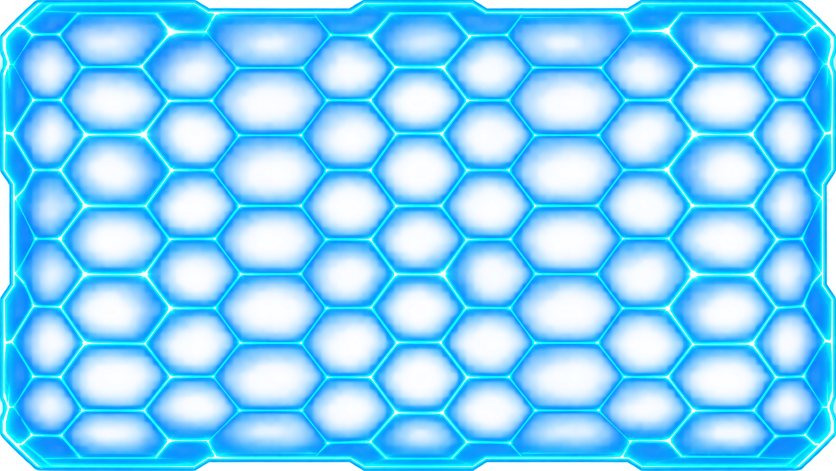
#> input picture source_models/escudo_energia_colmeia.png, 1672 x 941 px (shown at 1/2 size)
$ python tools_gen_shield_texture.py
#> lines starting #> are read from the running program, lines starting #| are printed output that depends on the picture
"""Gera textures/entity/sun_shield.png (mapa equirretangular 1024x512) a partir do painel de colmeia.

O painel é retangular, então é mapeado com a projeção SENOIDAL (sinusoidal), que não "espreme" os
hexágonos nos polos: x_img = |lon| * cos(lat), y_img = lat. A imagem é espelhada no meridiano central
(e no meridiano de trás), então não existe emenda: o espelho cai no centro de uma coluna de hexágonos.
A moldura do painel é cortada (CROP). O alpha original da imagem (centros dos hexágonos quase
transparentes, linhas opacas) é mantido.
Uso: python tools_gen_shield_texture.py
"""
import numpy as np
from PIL import Image

SRC = "source_models/escudo_energia_colmeia.png"
OUT = "src/main/resources/assets/sunmod/textures/entity/sun_shield.png"
W, H = 1024, 512   # o Minecraft não usa mipmap em texturas de entidade: não exagere no tamanho
SS = 3             # supersampling 3x3 (anti-aliasing)
CROP = 52          # px cortados de cada lado (moldura do painel)
FILL_ALPHA = 0.10  # piso de opacidade (deixa o "vidro" azul levemente visível)

im = np.asarray(Image.open(SRC).convert("RGBA")).astype(np.float32)
ih, iw = im.shape[:2]
#> ih = 941; iw = 1672
# pré-multiplicado para interpolar sem halo
pm = im.copy(); pm[..., :3] *= pm[..., 3:4] / 255.0
#> after `pm[..., :3] *= pm[..., 3:4] / 255.0`:
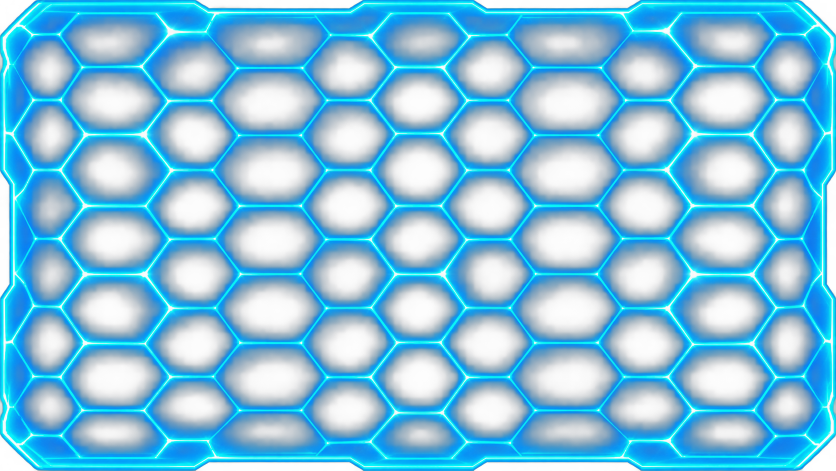
#> pm: shape (941, 1672, 4) float32 (shown at 1/2 size); mean R, G, B, A 6, 90.8, 133.8, 135.5; transparent parts drawn white

x0, x1, y0, y1 = CROP, iw - CROP, CROP, ih - CROP
#> x0 = 52; x1 = 1620; y0 = 52; y1 = 889
cx, cy = (x0 + x1) / 2, (y0 + y1) / 2
#> cx = 836; cy = 470.5
hw, hh = (x1 - x0) / 2, (y1 - y0) / 2
#> hw = 784; hh = 418.5

u = (np.arange(W * SS) + 0.5) / (W * SS)
v = (np.arange(H * SS) + 0.5) / (H * SS)
lon = -np.pi + 2 * np.pi * u[None, :]
lat = np.pi / 2 - np.pi * v[:, None]

s = np.abs(lon) / np.pi * np.cos(lat)          # 0..1 (espelhado no meridiano 0)
px = cx + s * hw
py = cy - (lat / (np.pi / 2)) * hh * np.ones_like(lon)

xi = np.clip(np.floor(px).astype(int), 0, iw - 2); yi = np.clip(np.floor(py).astype(int), 0, ih - 2)
#> after `xi = np.clip(np.floor(px).astype(int), 0, iw - 2)`:
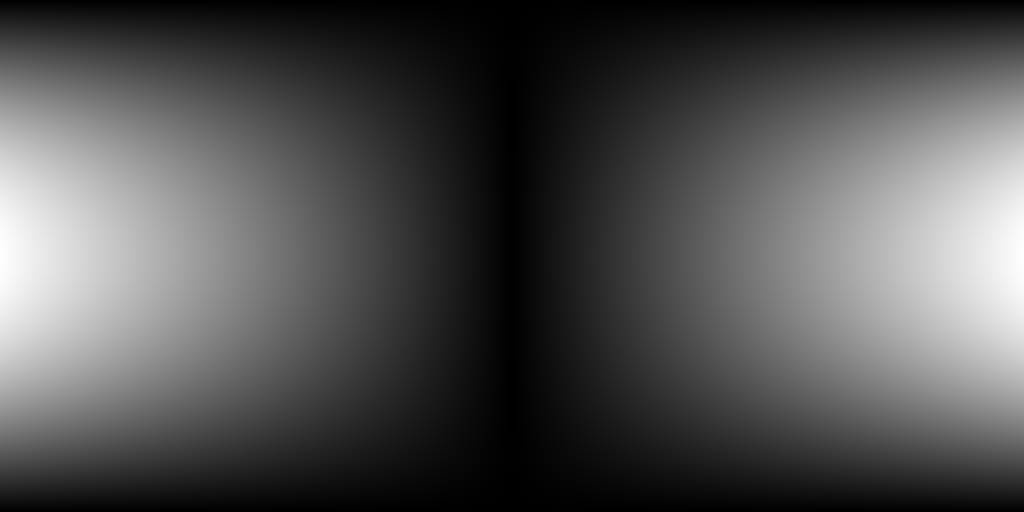
#> px: shape (1536, 3072) float64 (shown at 1/3 size); min 836, max 1619.7, mean 1085.6; drawn with min black and max white
#> after `yi = np.clip(np.floor(py).astype(int), 0, ih - 2)`:
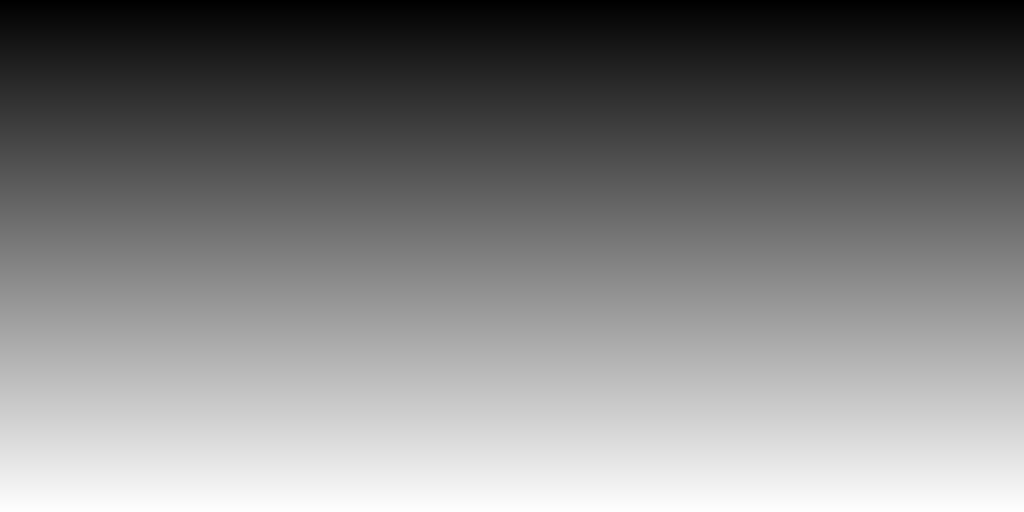
#> py: shape (1536, 3072) float64 (shown at 1/3 size); min 52.27, max 888.7, mean 470.5; drawn with min black and max white
fx = (px - xi)[..., None]; fy = (py - yi)[..., None]
sm = (pm[yi, xi] * (1 - fx) * (1 - fy) + pm[yi, xi + 1] * fx * (1 - fy)
      + pm[yi + 1, xi] * (1 - fx) * fy + pm[yi + 1, xi + 1] * fx * fy)

a = sm[..., 3:4] / 255.0
rgb = np.where(a > 1e-4, sm[..., :3] / np.maximum(a, 1e-4) / 255.0 * 1.0, 0.0)  # de-premultiplica (0..1)
rgb = np.where(a > 1e-4, rgb, np.array([0.0, 0.5, 1.0]))
a = FILL_ALPHA + (1 - FILL_ALPHA) * a

# downsample SS x SS ponderando pelo alpha
pm2 = np.dstack([rgb * a, a]).reshape(H, SS, W, SS, 4).mean(axis=(1, 3))
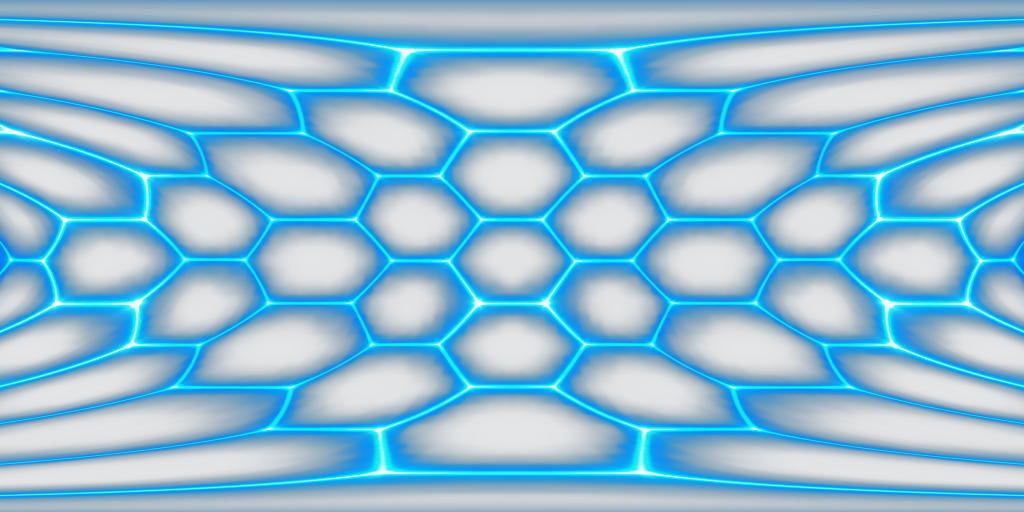
#> pm2: shape (512, 1024, 4) float64; mean R, G, B, A 0.0157, 0.31, 0.479, 0.483; transparent parts drawn white
a2 = pm2[..., 3:4]
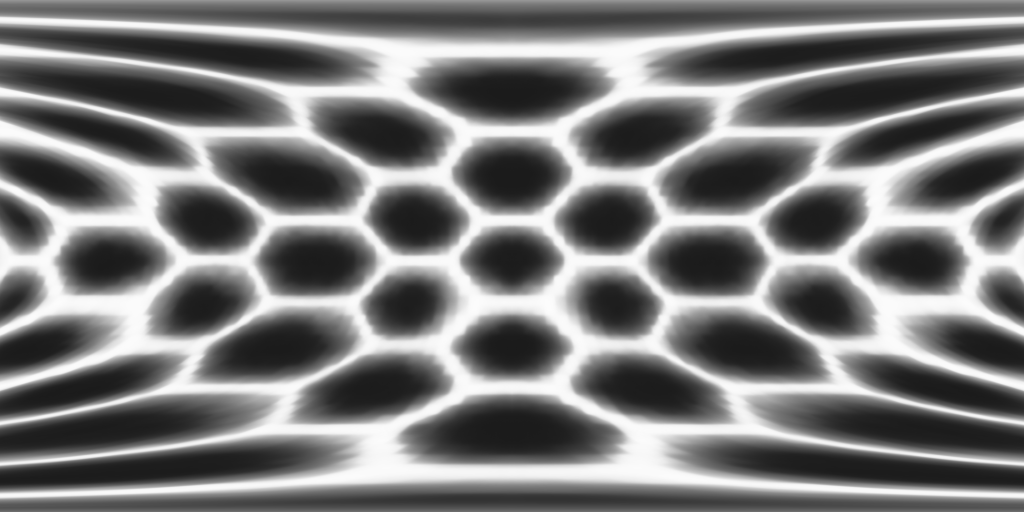
#> a2: shape (512, 1024, 1) float64; min 0.105, max 0.989, mean 0.483
rgb2 = np.where(a2 > 1e-4, pm2[..., :3] / np.maximum(a2, 1e-4), 0)
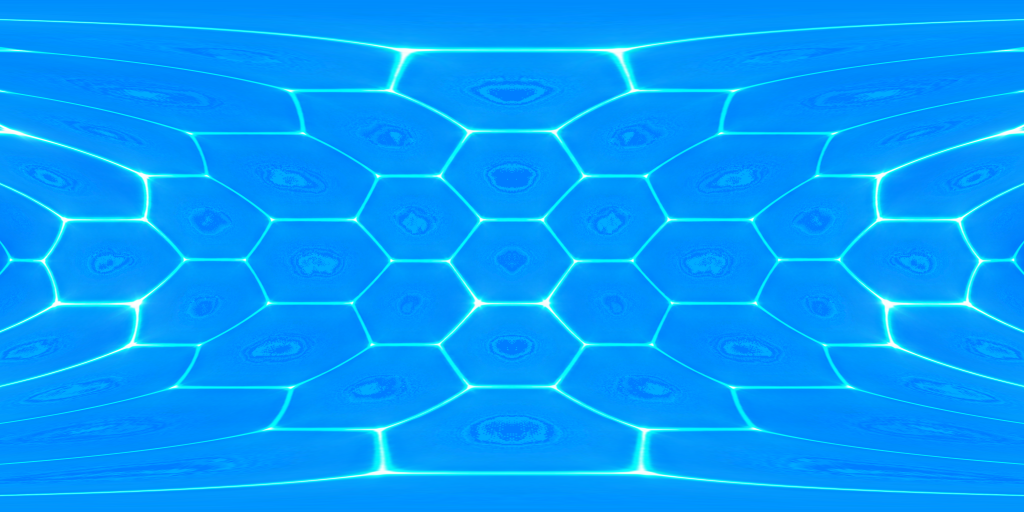
#> rgb2: shape (512, 1024, 3) float64; mean R, G, B 0.0183, 0.61, 0.993
out = np.dstack([np.clip(rgb2, 0, 1) * 255, a2 * 255]).round().astype(np.uint8)
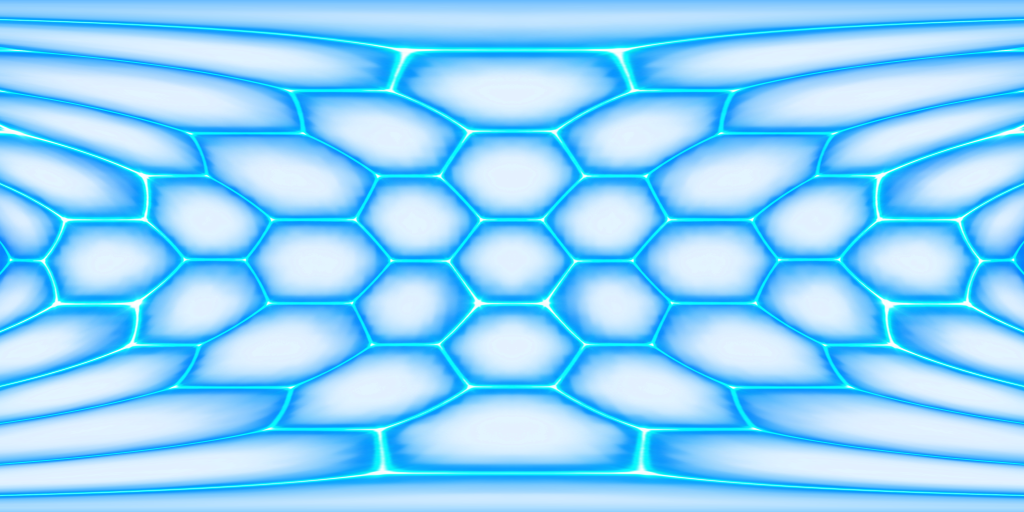
#> out: shape (512, 1024, 4); mean R, G, B, A 4.7, 155.4, 253.3, 123.2; transparent parts drawn white
Image.fromarray(out, "RGBA").save(OUT)
print("ok", OUT, out.shape)
#| ok src/main/resources/assets/sunmod/textures/entity/sun_shield.png (512, 1024, 4)

$ run again, with source_models/orbe_holografico_azul_neon.png copied over source_models/escudo_energia_colmeia.png
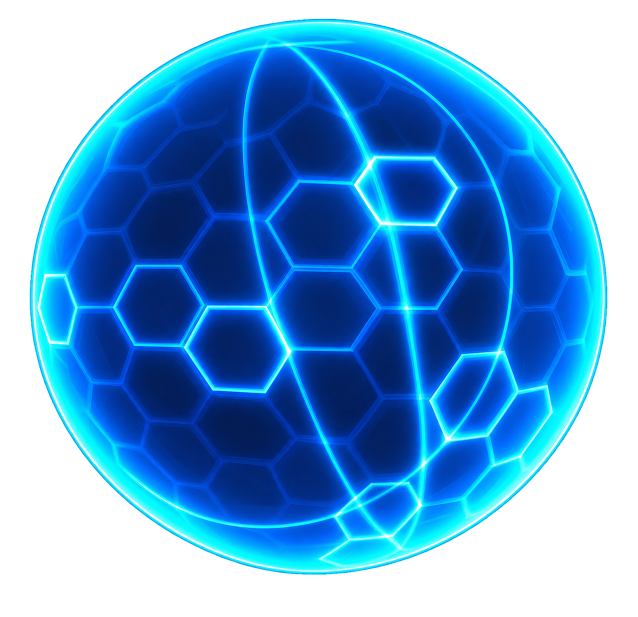
#> input picture source_models/orbe_holografico_azul_neon.png, 1275 x 1234 px (shown at 1/2 size)
#> `a2 = pm2[..., 3:4]`:
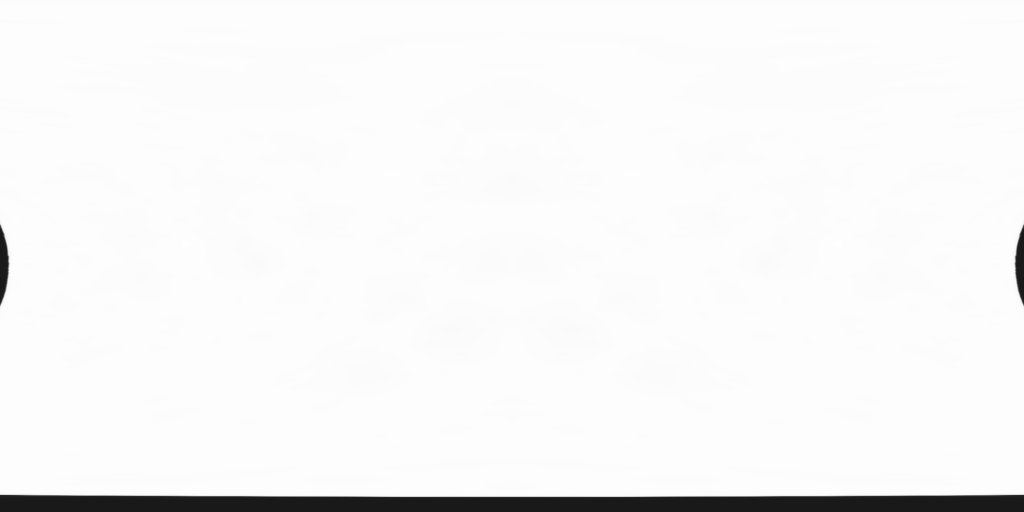
#> a2: shape (512, 1024, 1) float64; min 0.1, max 0.996, mean 0.963
#> `out = np.dstack([np.clip(rgb2, 0, 1) * 255, a2 * 255]).round().astype(..`:
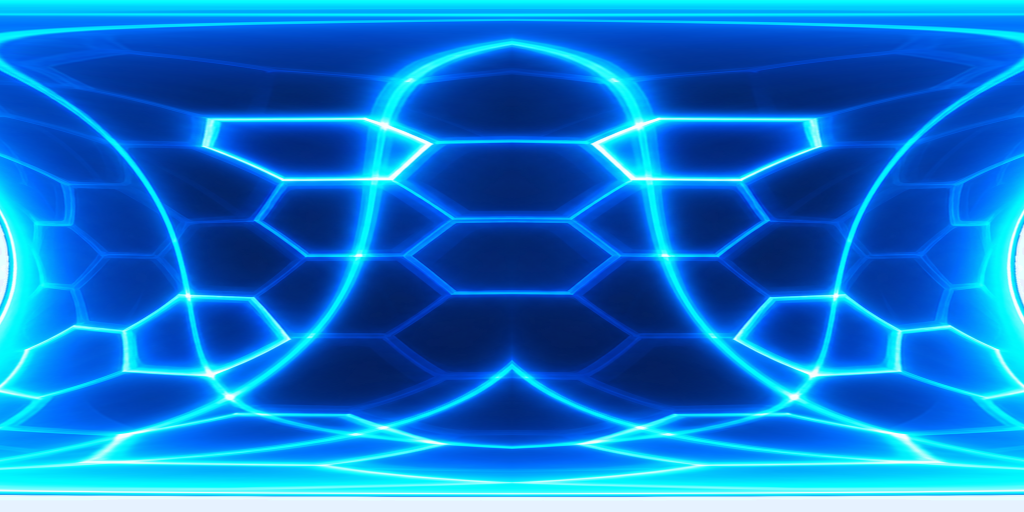
#> out: shape (512, 1024, 4); mean R, G, B, A 7.2, 113, 204, 245.3; transparent parts drawn white
#| ok src/main/resources/assets/sunmod/textures/entity/sun_shield.png (512, 1024, 4)
